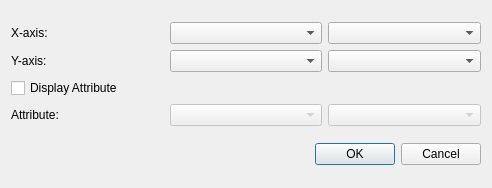
<?xml version="1.0" encoding="UTF-8"?>
<ui version="4.0">
 <class>CrossplotGridsInputDialog</class>
 <widget class="QDialog" name="CrossplotGridsInputDialog">
  <property name="geometry">
   <rect>
    <x>0</x>
    <y>0</y>
    <width>492</width>
    <height>188</height>
   </rect>
  </property>
  <property name="windowTitle">
   <string>Dialog</string>
  </property>
  <layout class="QVBoxLayout" name="verticalLayout">
   <item>
    <layout class="QGridLayout" name="gridLayout">
     <item row="0" column="0">
      <widget class="QLabel" name="label">
       <property name="text">
        <string>X-axis:</string>
       </property>
      </widget>
     </item>
     <item row="0" column="1">
      <widget class="QComboBox" name="cbXType"/>
     </item>
     <item row="0" column="2">
      <widget class="QComboBox" name="cbXName"/>
     </item>
     <item row="1" column="0">
      <widget class="QLabel" name="label_2">
       <property name="text">
        <string>Y-axis:</string>
       </property>
      </widget>
     </item>
     <item row="1" column="1">
      <widget class="QComboBox" name="cbYType"/>
     </item>
     <item row="1" column="2">
      <widget class="QComboBox" name="cbYName"/>
     </item>
     <item row="2" column="0" colspan="2">
      <widget class="QCheckBox" name="cbDisplayAttribute">
       <property name="text">
        <string>Display Attribute</string>
       </property>
      </widget>
     </item>
     <item row="3" column="0">
      <widget class="QLabel" name="label_3">
       <property name="text">
        <string>Attribute:</string>
       </property>
      </widget>
     </item>
     <item row="3" column="1">
      <widget class="QComboBox" name="cbAttributeType">
       <property name="enabled">
        <bool>false</bool>
       </property>
      </widget>
     </item>
     <item row="3" column="2">
      <widget class="QComboBox" name="cbAttributeName">
       <property name="enabled">
        <bool>false</bool>
       </property>
      </widget>
     </item>
    </layout>
   </item>
   <item>
    <widget class="QDialogButtonBox" name="buttonBox">
     <property name="orientation">
      <enum>Qt::Horizontal</enum>
     </property>
     <property name="standardButtons">
      <set>QDialogButtonBox::Cancel|QDialogButtonBox::Ok</set>
     </property>
    </widget>
   </item>
  </layout>
 </widget>
 <resources/>
 <connections>
  <connection>
   <sender>buttonBox</sender>
   <signal>accepted()</signal>
   <receiver>CrossplotGridsInputDialog</receiver>
   <slot>accept()</slot>
   <hints>
    <hint type="sourcelabel">
     <x>248</x>
     <y>254</y>
    </hint>
    <hint type="destinationlabel">
     <x>157</x>
     <y>274</y>
    </hint>
   </hints>
  </connection>
  <connection>
   <sender>buttonBox</sender>
   <signal>rejected()</signal>
   <receiver>CrossplotGridsInputDialog</receiver>
   <slot>reject()</slot>
   <hints>
    <hint type="sourcelabel">
     <x>316</x>
     <y>260</y>
    </hint>
    <hint type="destinationlabel">
     <x>286</x>
     <y>274</y>
    </hint>
   </hints>
  </connection>
  <connection>
   <sender>cbDisplayAttribute</sender>
   <signal>toggled(bool)</signal>
   <receiver>cbAttributeType</receiver>
   <slot>setEnabled(bool)</slot>
   <hints>
    <hint type="sourcelabel">
     <x>166</x>
     <y>92</y>
    </hint>
    <hint type="destinationlabel">
     <x>245</x>
     <y>126</y>
    </hint>
   </hints>
  </connection>
  <connection>
   <sender>cbDisplayAttribute</sender>
   <signal>toggled(bool)</signal>
   <receiver>cbAttributeName</receiver>
   <slot>setEnabled(bool)</slot>
   <hints>
    <hint type="sourcelabel">
     <x>166</x>
     <y>92</y>
    </hint>
    <hint type="destinationlabel">
     <x>405</x>
     <y>126</y>
    </hint>
   </hints>
  </connection>
 </connections>
</ui>
